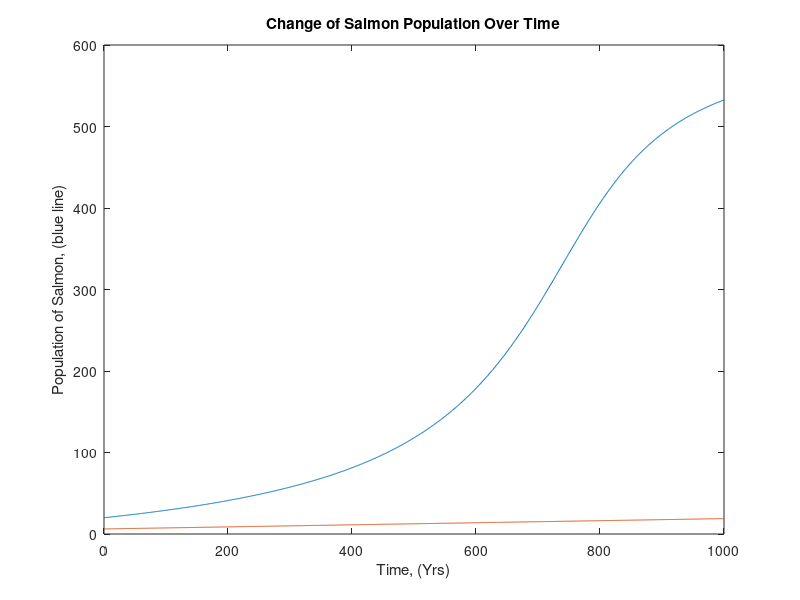

Write MATLAB code to recreate this figure.
% Fish bell shape curve

close all
clear
clc

    % initial fish at 0 degrees celsius.
F_0 = 20;
% F_0 = 3.5824;
    % Optimal Water temp in celsius.
opt = 15.9;
    % Parameters to skew graph.
a = 2;
b = 1;

    % This should be the equation for population vs. salmon.
% for T = 0:30
% G =@(T) F_0 / ( ((T-opt)/a)^(2*b) + 1);
%     % copy and paste the below into desmos to see what I F(T) should look like.
% %         \frac{20}{1+\left(\frac{\left(x-15.9\right)}{4.5}\right)^{2}}
% 
% %     My hand calc for dF/dT
% K =80;
% dF =@(F) .005*G(T)*(1-F/K);
% 
% % % syms T
% % % %     MATLAB Calc. for dF/dT
% % % dF_Alt = gradient(F(T));
% % % disp(dF_Alt);
% % % 
% % % dF_Alt =@(T) -F_0*(T/2 - 159/20)/((T/2 - 159/20)^2 + 1)^2;
% % % disp(dF_Alt(T))
% t = 0:.01:100;
% % ODE Solver
% model =@(T,F)dF(F);
% [t pop] = ode45(model,t,F_0);
% 
%     % Plot for Salmon Versus Temperature in Celsius.
% figure(1)
% plot(t,pop);
% hold on
% end
% xlabel('Temperature (C)')
% ylabel('Population of Salmon')
% title('Effects of Salmon Populations As Temperature Changes')
% grid on
% hold off



% -------------- Change in Tmep with repect to time
% T_0 = 2;
% t = 0:.1:120;
% dT =@(T) .007*T;
% 
% model2 =@(t,T)dT(T);
% [t temp] = ode45(model2,t,T_0);
% 
% figure(2)
% plot(t,temp)
% xlabel('Time (Yrs)')
% ylabel('Temperature (C)')
% title('Change in Temperature over Time')
% hold off


% -------- Modeling Both Change in Salmon and Temperature ---------

T_0 = 6.2;
F_0 = 20;
K = 1000;
t = 0:1000;
r_s = .1;
r_t = 0.012687;
% T = y(2);
dT =@(y) r_t;

G =@(y) F_0 / ( ((y - opt)/a)^(2*b) + 1);
dF =@(y) r_s*(F_0 / ( ((y(2)-opt)/a)^(2*b) + 1))*(1-y(1)/K);

model3 =@(t,y)[dF(y); dT(y)];
[t, pop] = ode45(model3,t,[F_0, T_0]);

plot(t,pop)
xlabel('Time, (Yrs)')
ylabel('Population of Salmon, (blue line)')
title('Change of Salmon Population Over Time')






